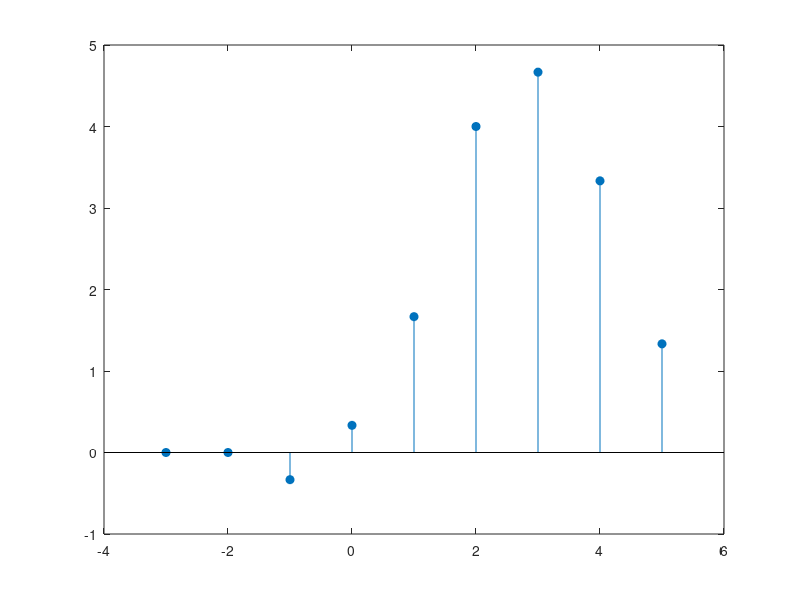
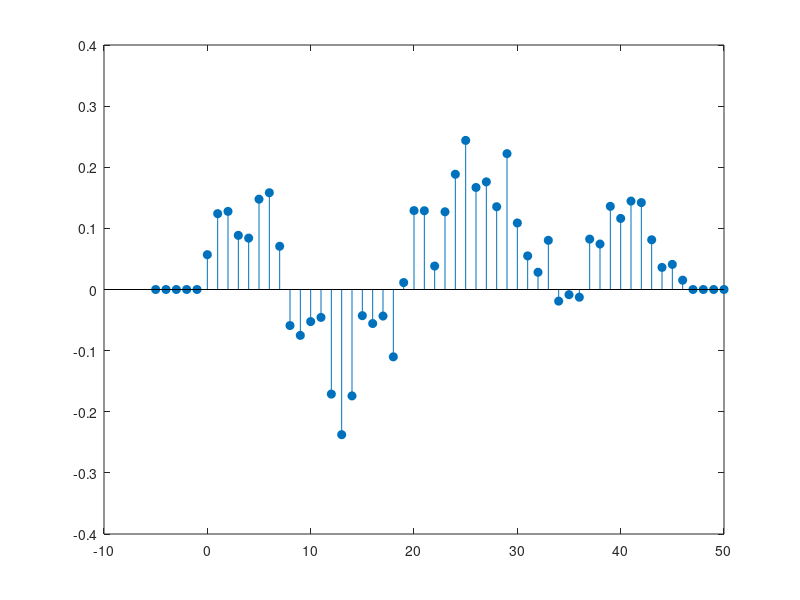

Recreate these plots in MATLAB, in order.
% 3-point Moving Average Filter
 n= -3:5;
 x = [0 0 -1 2 4 6 4 0 0];
 y = filter(1/3*[1 1 1],1,x)   % vector of feedforward filter coefficients,
                               % vector of feedback filter coefficeints,
                               % 1 for FIR, and input signal
  figure
  stem(n,y,'filled')

  figure
  % 7-point moving average filter
  n7 = -5:50;
  x7 = [zeros(1,5), rand(1,41)-1/2, zeros(1,10)]; % input random noise
  y7 = filter(ones(1,7)/7,1,x7)
  stem(n7,y7,'filled')
  